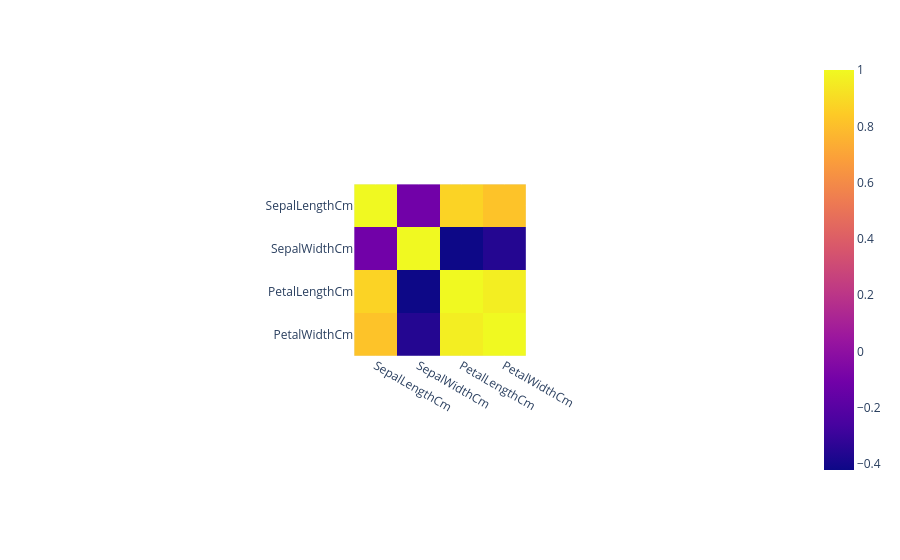

The cell this chart's notebook holds for it:
### Markdown cell above
### Heatmap with Plotly

### Code cell
fig = px.imshow(correlation)
fig.show()

### Figure 1 — Plotly figure (JSON) as saved in the notebook; plotly's stock layout.template omitted (floating-point values rounded to 4 significant figures)
{"data": [{"coloraxis": "coloraxis", "hovertemplate": "x: %{x}<br>y: %{y}<br>color: %{z}<extra></extra>", "name": "0", "type": "heatmap", "x": ["SepalLengthCm", "SepalWidthCm", "PetalLengthCm", "PetalWidthCm"], "xaxis": "x", "y": ["SepalLengthCm", "SepalWidthCm", "PetalLengthCm", "PetalWidthCm"], "yaxis": "y", "z": [[1, -0.1094, 0.8718, 0.818], [-0.1094, 1, -0.4205, -0.3565], [0.8718, -0.4205, 1, 0.9628], [0.818, -0.3565, 0.9628, 1]]}], "layout": {"autosize": true, "coloraxis": {"colorscale": [[0, "#0d0887"], [0.1111, "#46039f"], [0.2222, "#7201a8"], [0.3333, "#9c179e"], [0.4444, "#bd3786"], [0.5556, "#d8576b"], [0.6667, "#ed7953"], [0.7778, "#fb9f3a"], [0.8889, "#fdca26"], [1, "#f0f921"]]}, "margin": {"t": 60}, "xaxis": {"anchor": "y", "autorange": true, "constrain": "domain", "domain": [0.3808, 0.6192], "range": [-0.5, 3.5], "scaleanchor": "y", "type": "category"}, "yaxis": {"anchor": "x", "autorange": true, "constrain": "domain", "domain": [0.01625, 0.9837], "range": [3.5, -0.5], "type": "category"}}}
